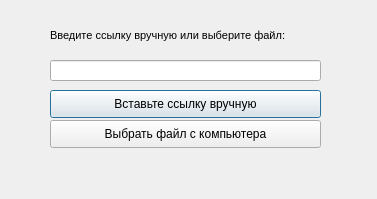
<?xml version="1.0" encoding="UTF-8"?>
<ui version="4.0">
 <class>Dialog</class>
 <widget class="QDialog" name="Dialog">
  <property name="geometry">
   <rect>
    <x>0</x>
    <y>0</y>
    <width>377</width>
    <height>199</height>
   </rect>
  </property>
  <property name="windowTitle">
   <string>Dialog</string>
  </property>
  <widget class="QLineEdit" name="lineEdit">
   <property name="geometry">
    <rect>
     <x>50</x>
     <y>60</y>
     <width>271</width>
     <height>21</height>
    </rect>
   </property>
  </widget>
  <widget class="QPushButton" name="pushButton">
   <property name="geometry">
    <rect>
     <x>50</x>
     <y>90</y>
     <width>271</width>
     <height>28</height>
    </rect>
   </property>
   <property name="text">
    <string>Вставьте ссылку вручную</string>
   </property>
  </widget>
  <widget class="QPushButton" name="pushButton_2">
   <property name="geometry">
    <rect>
     <x>50</x>
     <y>120</y>
     <width>271</width>
     <height>28</height>
    </rect>
   </property>
   <property name="text">
    <string>Выбрать файл с компьютера</string>
   </property>
  </widget>
  <widget class="QLabel" name="label">
   <property name="geometry">
    <rect>
     <x>50</x>
     <y>20</y>
     <width>271</width>
     <height>31</height>
    </rect>
   </property>
   <property name="font">
    <font>
     <pointsize>8</pointsize>
    </font>
   </property>
   <property name="text">
    <string>Введите ссылку вручную или выберите файл:</string>
   </property>
  </widget>
 </widget>
 <resources/>
 <connections/>
</ui>
